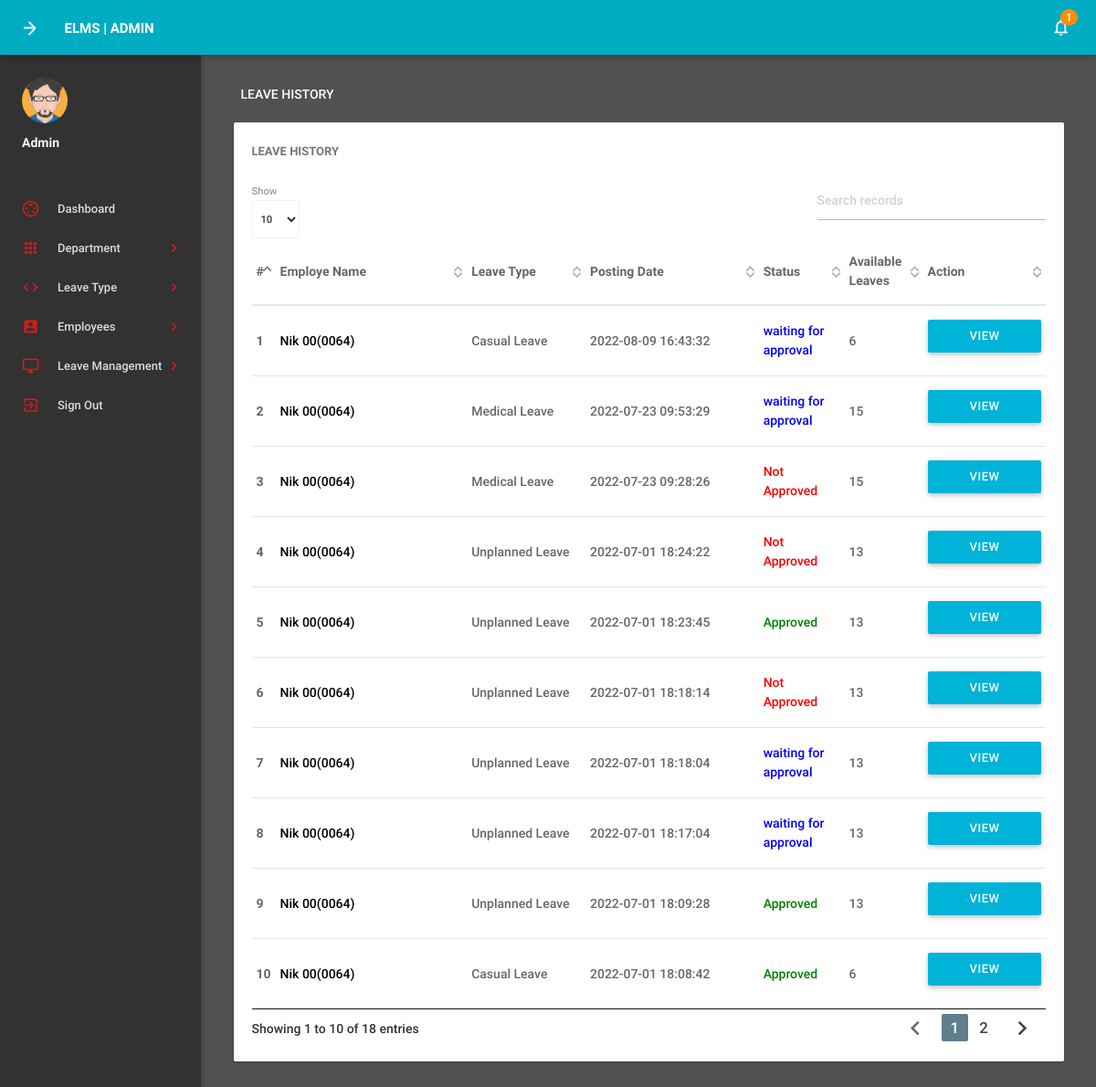
The page /admin/leaves.php (signed in) on the database its author committed.
### tables this page shows
CREATE TABLE `tblleaves` (
  `id` int(11) NOT NULL,
  `LeaveType` varchar(110) NOT NULL,
  `ToDate` varchar(120) NOT NULL,
  `FromDate` varchar(120) NOT NULL,
  `Description` mediumtext NOT NULL,
  `PostingDate` timestamp NOT NULL DEFAULT CURRENT_TIMESTAMP,
  `AdminRemark` mediumtext,
  `AdminRemarkDate` varchar(120) DEFAULT NULL,
  `Status` int(1) NOT NULL,
  `IsRead` int(1) NOT NULL,
  `empid` int(11) DEFAULT NULL
);

CREATE TABLE `tblemployees` (
  `id` int(11) NOT NULL,
  `EmpId` varchar(100) NOT NULL,
  `FirstName` varchar(150) NOT NULL,
  `LastName` varchar(150) NOT NULL,
  `EmailId` varchar(200) NOT NULL,
  `Password` varchar(180) NOT NULL,
  `Gender` varchar(100) NOT NULL,
  `Dob` varchar(100) NOT NULL,
  `Department` varchar(255) NOT NULL,
  `Address` varchar(255) NOT NULL,
  `City` varchar(200) NOT NULL,
  `Country` varchar(150) NOT NULL,
  `Phonenumber` char(11) NOT NULL,
  `Status` int(1) NOT NULL,
  `RegDate` timestamp NOT NULL DEFAULT CURRENT_TIMESTAMP
);

CREATE TABLE `totalleaves` (
  `empId` int(11) NOT NULL,
  `CasualLeave` int(11) DEFAULT NULL,
  `MedicalLeave` int(11) DEFAULT NULL,
  `UnplannedLeave` int(11) DEFAULT NULL,
  `PregnancyLeave` int(11) DEFAULT NULL,
  `ExampleLeave` int(11) DEFAULT NULL
);

### admin/leaves.php (the view, shortened to what this page needs)
<?php
include('includes/config.php');
if(strlen($_SESSION['alogin'])==0)
    {
header('location:index.php');
}
else{
 ?>
<!DOCTYPE html>
<html lang="en">
    <head>
        <link type="text/css" rel="stylesheet" href="../assets/plugins/materialize/css/materialize.min.css"/>
        <link href="../assets/plugins/material-preloader/css/materialPreloader.min.css" rel="stylesheet">
        <link href="../assets/plugins/datatables/css/jquery.dataTables.min.css" rel="stylesheet">
                <link href="../assets/plugins/google-code-prettify/prettify.css" rel="stylesheet" type="text/css"/>
        <link href="../assets/css/alpha.min.css" rel="stylesheet" type="text/css"/>
        <link href="../assets/css/custom.css" rel="stylesheet" type="text/css"/>
    </head>
    <body>
       <?php include('includes/header.php');?>
       <?php include('includes/sidebar.php');?>
            <main class="mn-inner">
                <div class="row">
                    <div class="col s12">
                        <div class="page-title">Leave History</div>
                    </div>
                    <div class="col s12 m12 l12">
                        <div class="card">
                            <div class="card-content">
                                <span class="card-title">Leave History</span>
                                <table id="example" class="display responsive-table ">
                                    <thead>
                                        <tr>
                                            <th>#</th>
                                            <th width="200">Employe Name</th>
                                            <th width="120">Leave Type</th>
                                             <th width="180">Posting Date</th>
                                            <th>Status</th>
                                            <th>Available Leaves</th>
                                            <th align="center">Action</th>
                                        </tr>
                                    </thead>
                                    <tbody>
<?php $sql = "SELECT tblleaves.id as lid,tblemployees.FirstName,tblemployees.LastName,tblemployees.EmpId,tblemployees.id,tblleaves.LeaveType,tblleaves.PostingDate,tblleaves.Status from tblleaves join tblemployees on tblleaves.empid=tblemployees.id order by lid desc";
$query = $dbh -> prepare($sql);
$query->execute();
$results=$query->fetchAll(PDO::FETCH_OBJ);
$cnt=1;
$sql2 = "SELECT COLUMN_NAME as name FROM INFORMATION_SCHEMA.COLUMNS WHERE TABLE_NAME = N'totalleaves';";
$query2 = $dbh -> prepare($sql2);
$query2->execute();
$results2=$query2->fetchAll(PDO::FETCH_OBJ);
if($query->rowCount() > 0)
{
foreach($results as $result)
{
      ?>
                                        <tr>
                                            <td> <b><?php echo htmlentities($cnt);?></b></td>
                                              <td><a href="editemployee.php?empid=<?php echo htmlentities($result->id);?>" target="_blank"><?php echo htmlentities($result->FirstName." ".$result->LastName);?>(<?php echo htmlentities($result->EmpId);?>)</a></td>
                                            <td><?php echo htmlentities($result->LeaveType);?></td>
                                            <td><?php echo htmlentities($result->PostingDate);?></td>
                                                                       <td><?php $stats=$result->Status;
if($stats==1){
                                             ?>
                                                 <span style="color: green">Approved</span>
                                                 <?php } if($stats==2)  { ?>
                                                <span style="color: red">Not Approved</span>
                                                 <?php } if($stats==0)  { ?>
 <span style="color: blue">waiting for approval</span>
 <?php } ?>
                                             </td>
                                             <td><?php foreach($results2 as $result2){
                                                if($result2->name != 'empId')
                                                {
                                                    $column = preg_split("/(?=(?<![A-Z]|^)[A-Z])/",$result2->name);
                                                    foreach($column as $col){
                                                        $tempname .= $col . ' ';
                                                    }
                                                    $tempname = rtrim($tempname,' ');
                                                    $q2=$dbh->prepare("SELECT * FROM totalleaves WHERE totalleaves.empId='$result->id'");
                                                    $q2->execute();
                                                    $r2 = $q2->fetchAll(PDO::FETCH_OBJ);
                                                    foreach($r2 as $res){
                                                        $columnname = $result2->name;
                                                        $value = $res->$columnname;
                                                        if($result->LeaveType === $tempname){
                                                            echo htmlentities($value);
                                                        }
                                                    }
                                                    $tempname = '';
                                                }
                                             };?></td>
           <td><a href="leave-details.php?leaveid=<?php echo htmlentities($result->lid);?>" class="waves-effect waves-light btn blue m-b-xs"  > View Details</a></td>
                                    </tr>
                                         <?php $cnt++;} }?>
                                    </tbody>
                                </table>
                            </div>
                        </div>
                    </div>
                </div>
            </main>
        </div>
        <div class="left-sidebar-hover"></div>
    </body>
</html>
<?php } ?>

### admin/includes/header.php (shortened to what this page needs)
        <div class="mn-content fixed-sidebar">
            <header class="mn-header navbar-fixed">
                <nav style="background-color: #00ACC1 !important" class="cyan darken-1">
                    <div class="nav-wrapper row">
                        <section class="material-design-hamburger navigation-toggle">
                            <a href="#" data-activates="slide-out" class="button-collapse show-on-large material-design-hamburger__icon">
                                <span class="material-design-hamburger__layer"></span>
                            </a>
                        </section>
                        <div class="header-title col s3">
                            <span class="chapter-title">ELMS | Admin</span>
                        </div>
                        <ul class="right col s9 m3 nav-right-menu">
                            <li class="hide-on-small-and-down"><a href="javascript:void(0)" data-activates="dropdown1" class="dropdown-button dropdown-right show-on-large"><i class="material-icons">notifications_none</i>
<?php
$isread=0;
$sql = "SELECT id from tblleaves where IsRead=:isread";
$query = $dbh -> prepare($sql);
$query->bindParam(':isread',$isread,PDO::PARAM_STR);
$query->execute();
$unreadcount=$query->rowCount();?>
                                <span class="badge"><?php echo htmlentities($unreadcount);?></span></a></li>
                        </ul>
                    </div>
                </nav>
            </header>

### admin/includes/sidebar.php (shortened to what this page needs)
  <aside id="slide-out" class="side-nav white fixed">
             <div class="side-nav-wrapper">
                 <div class="sidebar-profile">
                     <div class="sidebar-profile-image">
                         <img src="../assets/images/profile-image.png" class="circle" alt="">
                     </div>
                     <div class="sidebar-profile-info">
                             <p>Admin</p>
                     </div>
                 </div>
             <ul class="sidebar-menu collapsible collapsible-accordion" data-collapsible="accordion">
                 <li class="no-padding"><a class="waves-effect waves-grey" href="dashboard.php"><i class="material-icons">settings_input_svideo</i>Dashboard</a></li>
                 <li class="no-padding">
                     <a class="collapsible-header waves-effect waves-grey"><i class="material-icons">apps</i>Department<i class="nav-drop-icon material-icons">keyboard_arrow_right</i></a>
                 </li>
                 <li class="no-padding">
                     <a class="collapsible-header waves-effect waves-grey"><i class="material-icons">code</i>Leave Type<i class="nav-drop-icon material-icons">keyboard_arrow_right</i></a>
                 </li>
                 <li class="no-padding">
                     <a class="collapsible-header waves-effect waves-grey"><i class="material-icons">account_box</i>Employees<i class="nav-drop-icon material-icons">keyboard_arrow_right</i></a>
                 </li>
<li class="no-padding">
                     <a class="collapsible-header waves-effect waves-grey"><i class="material-icons">desktop_windows</i>Leave Management<i class="nav-drop-icon material-icons">keyboard_arrow_right</i></a>
                 </li>
                     <li class="no-padding">
                             <a class="waves-effect waves-grey" href="logout.php"><i class="material-icons">exit_to_app</i>Sign Out</a>
                         </li>
             </ul>
             </div>
         </aside>

### assets/css/custom.css (style rules this page uses)
.side-nav-wrapper { background-color: #313231 ; }

### rows shown on the page
tblleaves: tblemployees.FirstName+LastName "Nik 00", tblemployees.EmpId "0064", LeaveType "Casual Leave", PostingDate "2022-08-09 16:43:32", Status "waiting for approval"
totalleaves: value "6", value "15", value "13"
tblleaves: tblemployees.FirstName+LastName "Nik 00", tblemployees.EmpId "0064", LeaveType "Medical Leave", PostingDate "2022-07-23 09:53:29", Status "waiting for approval"
tblleaves: tblemployees.FirstName+LastName "Nik 00", tblemployees.EmpId "0064", LeaveType "Medical Leave", PostingDate "2022-07-23 09:28:26", Status "Not Approved"
tblleaves: tblemployees.FirstName+LastName "Nik 00", tblemployees.EmpId "0064", LeaveType "Unplanned Leave", PostingDate "2022-07-01 18:24:22", Status "Not Approved"
tblleaves: tblemployees.FirstName+LastName "Nik 00", tblemployees.EmpId "0064", LeaveType "Unplanned Leave", PostingDate "2022-07-01 18:23:45", Status "Approved"
tblleaves: tblemployees.FirstName+LastName "Nik 00", tblemployees.EmpId "0064", LeaveType "Unplanned Leave", PostingDate "2022-07-01 18:18:14", Status "Not Approved"
tblleaves: tblemployees.FirstName+LastName "Nik 00", tblemployees.EmpId "0064", LeaveType "Unplanned Leave", PostingDate "2022-07-01 18:18:04", Status "waiting for approval"
tblleaves: tblemployees.FirstName+LastName "Nik 00", tblemployees.EmpId "0064", LeaveType "Unplanned Leave", PostingDate "2022-07-01 18:17:04", Status "waiting for approval"
tblleaves: tblemployees.FirstName+LastName "Nik 00", tblemployees.EmpId "0064", LeaveType "Unplanned Leave", PostingDate "2022-07-01 18:09:28", Status "Approved"
tblleaves: tblemployees.FirstName+LastName "Nik 00", tblemployees.EmpId "0064", LeaveType "Casual Leave", PostingDate "2022-07-01 18:08:42", Status "Approved"

### other values the page prints
$unreadcount "1"
